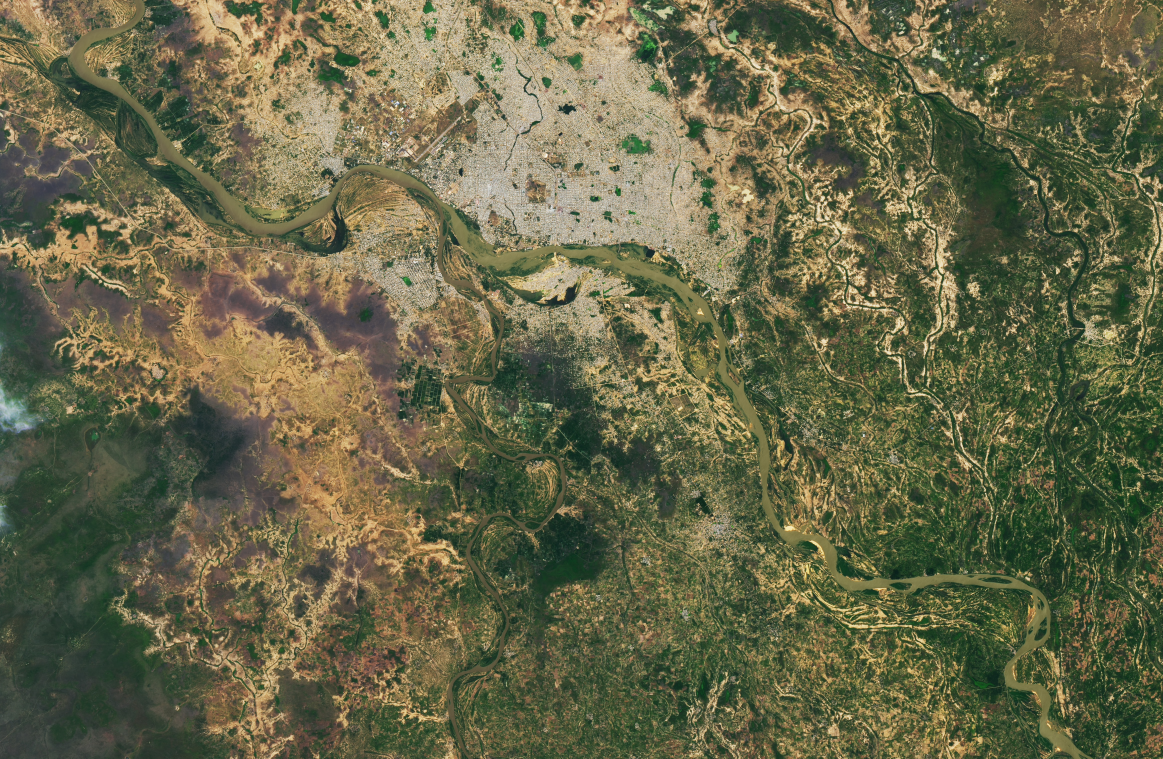
#> input picture isat/rgb.jpg, 3488 x 2276 px, found by its file name (shown at 1/3 size)
$ jupyter execute --allow-errors tp2.ipynb
#> lines starting #> are read from the running program, lines starting #| are printed output that depends on the picture
[cell 1]
import numpy as np
import matplotlib.pyplot as plt
from PIL import Image
import math
import cv2
import os
from os.path import isfile, join

[cell 2]
rgb_image=plt.imread("rgb.jpg")
#> rgb_image is the input picture: shape (2276, 3488, 3); mean R, G, B 103.3, 102.8, 72.9

plt.imshow(rgb_image)

[cell 3]
def cut_image(img,x,y,t1,t2):
#> called with x = 0, y = 0, t1 = 200, t2 = 200
    return img[x:t1+x,y:t2+y,:]
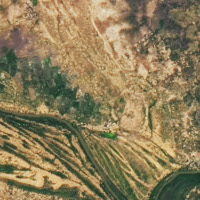
#> returned value: shape (200, 200, 3); mean of channels 0, 1, 2 140, 124.6, 88.9; drawn as R, G, B

def save_image(img,name,format="png"):

    im = Image.fromarray(img)
    im.save(f"{name}."+format)


cutted_image=cut_image(rgb_image,0,0,200,200)

plt.imshow(cutted_image)
#save_image(cv2.cvtColor(cutted_image, cv2.COLOR_BGR2GRAY),"my_image","jpeg")
save_image(cutted_image,"my_image","jpeg")

[cell 4]
files = [f for f in os.listdir(".") if isfile(join(".", f)) and f.split(".")[0]=="my_image" ]

png_image=plt.imread(files[0])
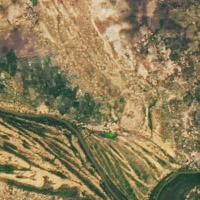
#> png_image: shape (200, 200, 3); mean R, G, B 140, 124.6, 89
plt.title(files[0].split(".")[1])
plt.imshow(png_image)
print(os.stat(files[0]).st_size/(1024))

$ run again, with isat/FalseColorImages.jpg copied over isat/rgb.jpg
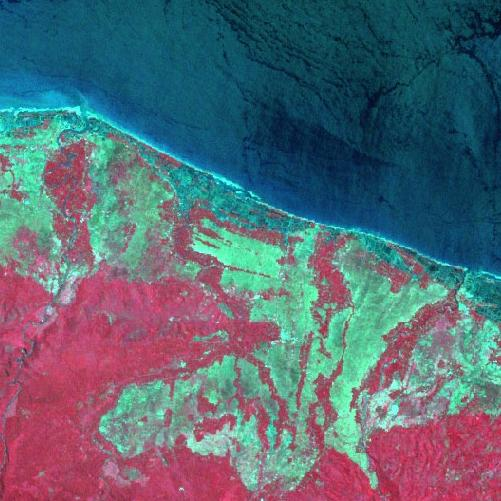
#> input picture isat/FalseColorImages.jpg, 501 x 501 px, found by its file name
#> rgb_image is the input picture: shape (501, 501, 3); mean R, G, B 88.9, 106.3, 118
#> in cut_image, `return img[x:t1+x,y:t2+y,:]`:
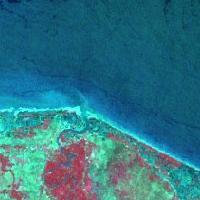
#> returned value: shape (200, 200, 3); mean of channels 0, 1, 2 45, 117.2, 133; drawn as R, G, B

$ run again, with isat/NaturalColorImages.jpg copied over isat/rgb.jpg
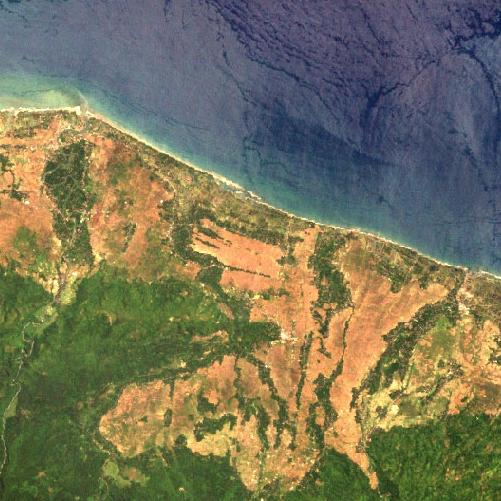
#> input picture isat/NaturalColorImages.jpg, 501 x 501 px, found by its file name
#> rgb_image is the input picture: shape (501, 501, 3); mean R, G, B 120.1, 116.4, 89.2
#> in cut_image, `return img[x:t1+x,y:t2+y,:]`:
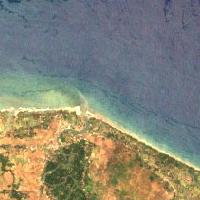
#> returned value: shape (200, 200, 3); mean of channels 0, 1, 2 133, 132.3, 118.3; drawn as R, G, B
